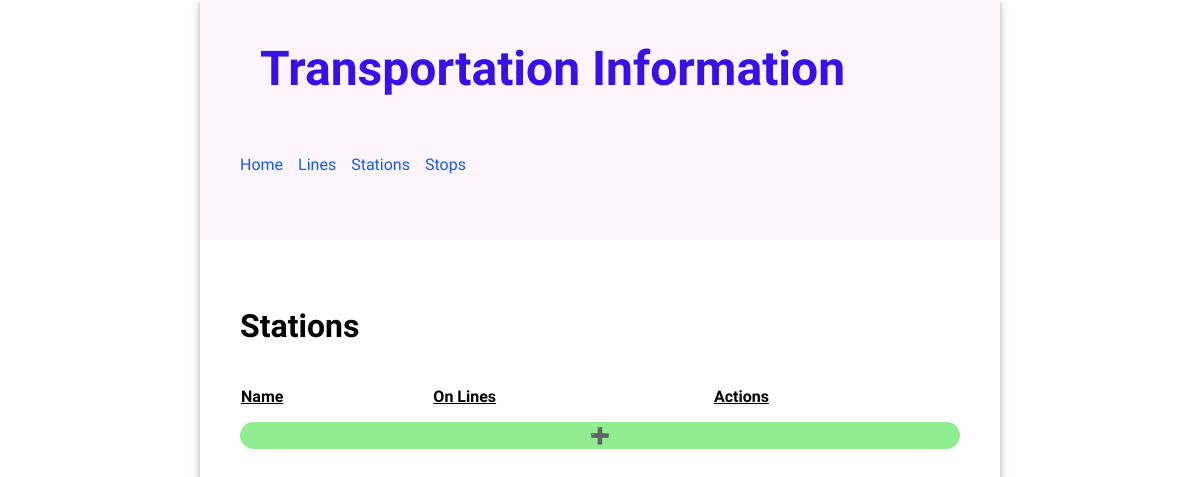
Page /stations/ on the earlier database version.
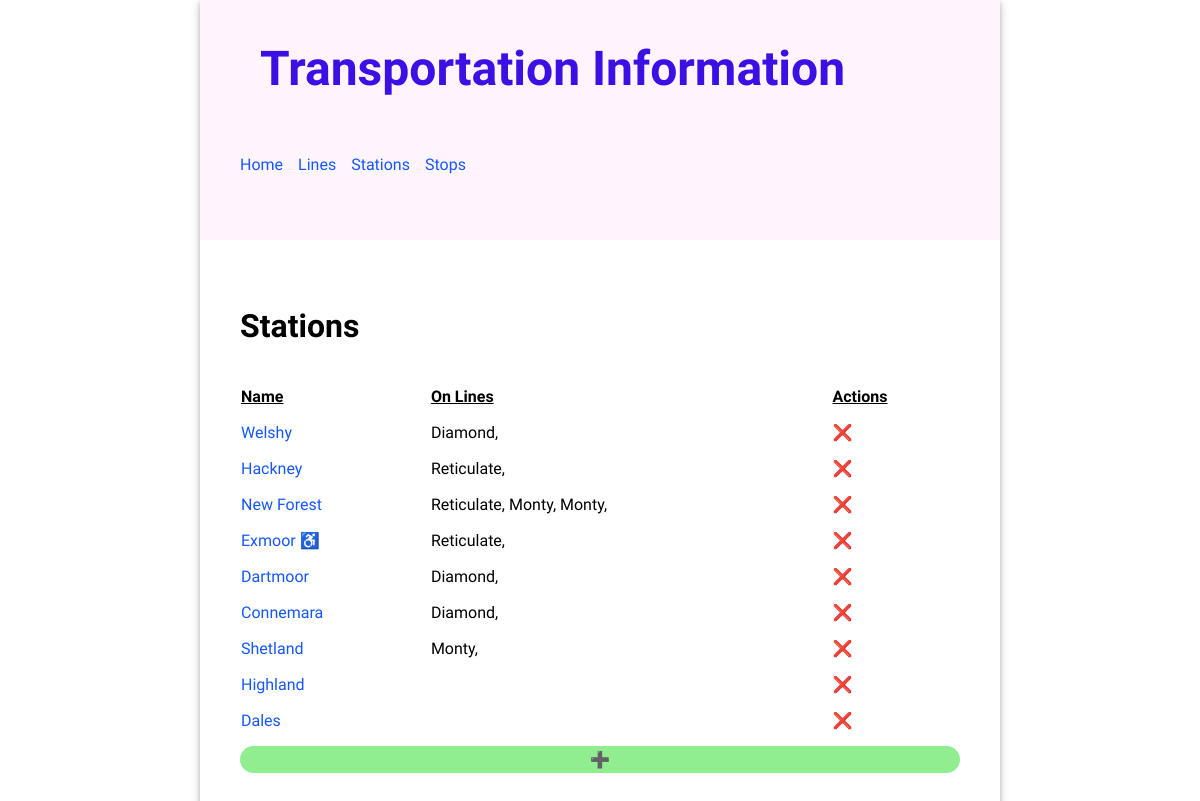
Same page on the later database version.
### transport/models.py (models this page shows, shortened)
class Station(models.Model):
  name = models.CharField(unique=True, max_length=200)
  accessible = models.BooleanField(default=False)

class Stop(models.Model):
    class Meta:
        unique_together = (('line', 'stop_number'))
    line = models.ForeignKey(Line, on_delete=models.CASCADE)
    station = models.ForeignKey(Station, on_delete=models.CASCADE)
    stop_number = models.PositiveIntegerField()

class Line(models.Model):
    name = models.CharField(unique=True, max_length=200)

### transport/views.py (the view)
# urls.py: path('stations/', views.StationsView.as_view(), name="stations"),
class StationsView(ListView):
    template_name = "transport/stations.html"
    model = Station

### transport/templates/transport/stations.html (shortened to what this page needs)
{% extends 'base.html' %}
{% load static %}
{% block content %}
<div>
  <h2>Stations</h2>
  <table class="line-table">
    <thead>
      <tr>
        <th>Name</th>
        <th>On Lines</th>
        <th>Actions</th>
      </tr>
    </thead>
    <tbody>
    {% for station in object_list %}
        <tr>
          <td>
            <a href="{% url 'update_station' station.id %}">{{ station.name }}</a>
            {% if station.accessible %}<span>  ♿️ </span>{% endif %}
          </td>
          <td>
            {% for stop in station.stop_set.all %}{{stop.line.name}}, {% endfor %}
          </td>
          <td><a href="{% url 'delete_station' station.id %}" style="text-decoration: none; color: inherit;">❌</a></td>
        </tr>
    {% endfor %}
    </tbody>
  </table>
  <a href="{% url 'create_station' %}" style="display: inherit; text-align: center; border-radius: 15px; text-decoration: none; color: inherit; padding: 4px; background-color: lightgreen;">➕</a>
</div>
{% endblock %}

### transport/templates/base.html (shortened to what this page needs)
{% load static %}
<!DOCTYPE html>
<html>
    <head>
        <link rel="stylesheet" type="text/css" href="{% static 'transport/style.css' %}"/>
    </head>
    <body>
        <div class="app">
           <header>
               <div class="header-first-row">
                   <h1 class="title">Transportation Information</h1>
               </div>
               <nav class="navbar">
                   <a class="nav-item" href="{% url 'home' %}">Home</a>
                   <a class="nav-item" href="{% url 'lines' %}">Lines</a>
                   <a class="nav-item" href="{% url 'stations' %}">Stations</a>
                    <a class="nav-item" href="{% url 'stops' %}">Stops</a>
               </nav>
           </header>
            <main>{% block content %}{% endblock %}</main>
        </div>
    </body>
</html>

### transport/static/transport/style.css (style rules this page uses)
body { font-family: "Oxygen", sans-serif; margin: 0; }
header { background-color: #fff5ff; min-height: 200px; display: flex; align-items: center; flex-direction: column; align-items: flex-start; padding-left: 40px; padding-top: 40px; }
.header-first-row { width: 100%; display: flex; }
.navbar { margin-top: 50px; display: flex; width: 100%; }
.navbar a { text-decoration: none; padding: 8px 0; color: #1557ff; margin-right: 15px; }
.title { font-size: 3em; padding: 0px 50px 0 20px; margin: auto 0; color: #3a10e5; }
main { padding: 40px; }
main h2 { font-size: 2em; }
.app { min-width: 800px; max-width: 60%; margin: 0 auto; box-shadow: 0 2px 4px 0 rgba(0, 0, 0, 0.2), 0 3px 10px 0 rgba(0, 0, 0, 0.19); }
main table { text-align: left; border-collapse: separate; border-spacing: 0 15px; width: 100%; }
main table th { text-align: left; border-collapse: separate; border-spacing: 0 15px; text-decoration: underline; }
a { text-decoration: none; color: #1557ff; }

Differences in the rows shown:
added Station: name "Welshy"
added Stop: line.name "Diamond", shown under "Welshy"
added Station: name "Hackney"
added Stop: line.name "Reticulate", shown under "Hackney"
added Station: name "New Forest"
added Stop: line.name "Reticulate", shown under "New Forest"
added Stop: line.name "Monty", shown under "New Forest"
added Stop: line.name "Monty", shown under "New Forest"
added Station: name "Exmoor"
added Stop: line.name "Reticulate", shown under "Exmoor"
added Station: name "Dartmoor"
added Stop: line.name "Diamond", shown under "Dartmoor"
added Station: name "Connemara"
added Stop: line.name "Diamond", shown under "Connemara"
added Station: name "Shetland"
added Stop: line.name "Monty", shown under "Shetland"
added Station: name "Highland"
added Station: name "Dales"
